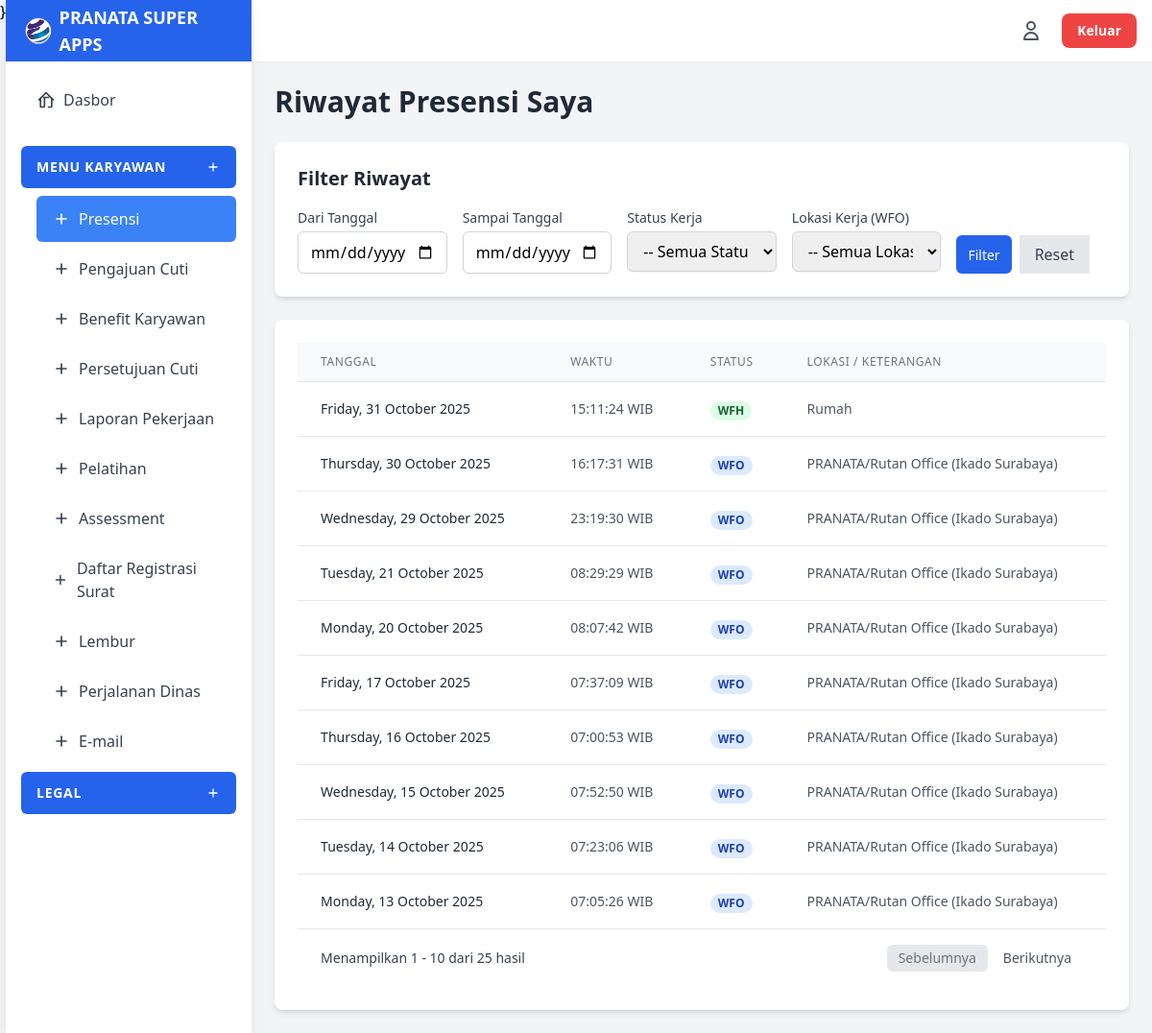
The page /modules/presensi/index.php (signed in) on the database its author committed.
### tables this page shows
CREATE TABLE `presensi` (
  `id` int(11) NOT NULL,
  `user_id` int(11) NOT NULL,
  `tanggal_presensi` date NOT NULL COMMENT 'Tanggal melakukan presensi',
  `waktu_presensi` datetime NOT NULL DEFAULT current_timestamp() COMMENT 'Waktu tombol presensi ditekan',
  `status_kerja` enum('WFO','Sakit','WFH','Dinas') NOT NULL COMMENT 'Keterangan Kerja Pilihan User',
  `lokasi_kerja` varchar(255) DEFAULT NULL COMMENT 'Lokasi WFO Pilihan User',
  `lokasi_wfh` text DEFAULT NULL COMMENT 'Lokasi WFH yang diinput User',
  `file_surat_sakit_path` varchar(255) DEFAULT NULL COMMENT 'Path relatif ke file surat sakit'
);

### modules/presensi/index.php (the view, shortened to what this page needs)
<?php
require '../../includes/header.php';
$errors = [];
$riwayat_presensi = [];
$limit = 10;
$page = isset($_GET['halaman']) ? (int)$_GET['halaman'] : 1;
$offset = ($page - 1) * $limit;
$filter_start_date = $_GET['tanggal_mulai'] ?? '';
$filter_end_date = $_GET['tanggal_selesai'] ?? '';
$filter_status = $_GET['status_kerja'] ?? '';
$filter_lokasi = $_GET['lokasi_kerja'] ?? '';
$filter_query_string = http_build_query([
    'tanggal_mulai' => $filter_start_date,
    'tanggal_selesai' => $filter_end_date,
    'status_kerja' => $filter_status,
    'lokasi_kerja' => $filter_lokasi
]);
$sql_where = "WHERE user_id = ?";
$params = [$user_id];
$types = "i";
$stmt_total = $conn->prepare("SELECT COUNT(*) FROM presensi $sql_where");
$stmt_total->bind_param($types, ...$params);
$stmt_total->execute();
$total_results = $stmt_total->get_result()->fetch_row()[0];
$total_pages = ceil($total_results / $limit);
$sql_data = "SELECT * FROM presensi $sql_where ORDER BY tanggal_presensi DESC LIMIT ? OFFSET ?";
$params_data = $params;
$params_data[] = $limit;
$params_data[] = $offset;
$types_data = $types . "ii";
$stmt = $conn->prepare($sql_data);
if ($stmt === false) {
    $errors[] = "Error preparing statement: " . $conn->error;
} else {
    $stmt->bind_param($types_data, ...$params_data);
    $stmt->execute();
    $result = $stmt->get_result();
    if ($result->num_rows > 0) {
        while ($row = $result->fetch_assoc()) {
            $riwayat_presensi[] = $row;
        }
    }
}
if (!function_exists('showData')) {
    function showData($data) {
        return !empty($data) ? htmlspecialchars($data) : '-';
    }
}
if (!function_exists('formatIndonesianDate')) {
    function formatIndonesianDate($dateStr) {
        $currentLocale = setlocale(LC_TIME, 0);
        $formattedDate = strftime('%A, %d %B %Y', strtotime($dateStr));
        return $formattedDate;
    }
}
?>
<?php require '../../includes/sidebar.php'; ?>
<main class="flex-1 overflow-x-hidden overflow-y-auto bg-gray-100 p-6">
    <h1 class="text-3xl font-bold text-gray-800 mb-6">Riwayat Presensi Saya</h1>
    <div class="card mb-6">
        <form action="index.php" method="GET" class="card-content">
            <h3 class="text-xl font-semibold text-gray-800 mb-4">Filter Riwayat</h3>
            <div class="grid grid-cols-1 md:grid-cols-3 lg:grid-cols-5 gap-4">
                <div>
                    <label for="tanggal_mulai" class="form-label">Dari Tanggal</label>
                    <input type="date" id="tanggal_mulai" name="tanggal_mulai"
                           class="form-input"
                           value="<?php echo htmlspecialchars($filter_start_date); ?>">
                </div>
                <div>
                    <label for="tanggal_selesai" class="form-label">Sampai Tanggal</label>
                    <input type="date" id="tanggal_selesai" name="tanggal_selesai"
                           class="form-input"
                           value="<?php echo htmlspecialchars($filter_end_date); ?>">
                </div>
                <div>
                    <label for="status_kerja" class="form-label">Status Kerja</label>
                    <select id="status_kerja" name="status_kerja" class="form-input">
                        <option value="">-- Semua Status --</option>
                    </select>
                </div>
                <div>
                    <label for="lokasi_kerja" class="form-label">Lokasi Kerja (WFO)</label>
                    <select id="lokasi_kerja" name="lokasi_kerja" class="form-input">
                        <option value="">-- Semua Lokasi WFO --</option>
                    </select>
                </div>
                <div class="flex items-end space-x-2">
                    <button type="submit" class="btn-primary-sm bg-blue-600 hover:bg-blue-700 h-10">
                        Filter
                    </button>
                    <a href="index.php" class="btn-secondary px-4 py-2 h-10 flex items-center no-underline">
                        Reset
                    </a>
                </div>
            </div>
        </form>
    </div>
    <div class="card">
        <div class="card-content">
            <div class="overflow-x-auto">
                <table class="min-w-full divide-y divide-gray-200">
                    <thead class="bg-gray-50">
                        <tr>
                            <th scope="col" class="px-6 py-3 text-left text-xs font-medium text-gray-500 uppercase tracking-wider">Tanggal</th>
                            <th scope="col" class="px-6 py-3 text-left text-xs font-medium text-gray-500 uppercase tracking-wider">Waktu</th>
                            <th scope="col" class="px-6 py-3 text-left text-xs font-medium text-gray-500 uppercase tracking-wider">Status</th>
                            <th scope="col" class="px-6 py-3 text-left text-xs font-medium text-gray-500 uppercase tracking-wider">Lokasi / Keterangan</th>
                        </tr>
                    </thead>
                    <tbody class="bg-white divide-y divide-gray-200">
                        <?php if (empty($riwayat_presensi)): ?>
                            <tr>
                                <td colspan="4" class="px-6 py-4 text-center text-gray-500">
                                <?php if (empty($filter_start_date) && empty($filter_end_date) && empty($filter_status) && empty($filter_lokasi)): ?>
                                    Belum ada riwayat presensi.
                                <?php else: ?>
                                    Tidak ada riwayat presensi yang cocok dengan filter Anda.
                                <?php endif; ?>
                                </td>
                            </tr>
                        <?php else: ?>
                            <?php foreach ($riwayat_presensi as $presensi): ?>
                                <tr>
                                    <td class="px-6 py-4 whitespace-nowrap text-sm text-gray-800"><?php echo formatIndonesianDate($presensi['tanggal_presensi']); ?></td>
                                    <td class="px-6 py-4 whitespace-nowrap text-sm text-gray-600"><?php echo date('H:i:s', strtotime($presensi['waktu_presensi'])); ?> WIB</td>
                                    <td class="px-6 py-4 whitespace-nowrap">
                                        <?php
                                        $status = htmlspecialchars($presensi['status_kerja']);
                                        $color = 'bg-gray-100 text-gray-800';
                                        if ($status == 'WFO') $color = 'bg-blue-100 text-blue-800';
                                        if ($status == 'WFH') $color = 'bg-green-100 text-green-800';
                                        ?>
                                        <span class="px-2 inline-flex text-xs leading-5 font-semibold rounded-full <?php echo $color; ?>">
                                            <?php echo $status; ?>
                                        </span>
                                    </td>
                                    <td class="px-6 py-4 text-sm text-gray-600">
                                        <?php
                                        if ($presensi['status_kerja'] == 'WFO') echo showData($presensi['lokasi_kerja']);
                                        elseif ($presensi['status_kerja'] == 'WFH') echo showData($presensi['lokasi_wfh']);
                                        else echo '-';
                                        ?>
                                    </td>
                                </tr>
                            <?php endforeach; ?>
                        <?php endif; ?>
                    </tbody>
                </table>
            </div>
            <?php if ($total_pages > 1): ?>
                <div class="px-6 py-4 border-t border-gray-200">
                    <nav class="flex justify-between items-center">
                        <div>
                            <p class="text-sm text-gray-700">
                                Menampilkan
                                <span class="font-medium"><?php echo $offset + 1; ?></span>
                                -
                                <span class="font-medium"><?php echo min($offset + $limit, $total_results); ?></span>
                                dari
                                <span class="font-medium"><?php echo $total_results; ?></span>
                                hasil
                            </p>
                        </div>
                        <div class="flex space-x-1">
                            <a href="?halaman=<?php echo max(1, $page - 1); ?>&<?php echo $filter_query_string; ?>" class="px-3 py-1 rounded-md text-sm font-medium <?php echo ($page <= 1) ? 'bg-gray-200 text-gray-500 cursor-not-allowed' : 'bg-white text-gray-600 hover:bg-gray-50'; ?> no-underline">
                                Sebelumnya
                            </a>
                            <a href="?halaman=<?php echo min($total_pages, $page + 1); ?>&<?php echo $filter_query_string; ?>" class="px-3 py-1 rounded-md text-sm font-medium <?php echo ($page >= $total_pages) ? 'bg-gray-200 text-gray-500 cursor-not-allowed' : 'bg-white text-gray-600 hover:bg-gray-50'; ?> no-underline">
                                Berikutnya
                            </a>
                        </div>
                    </nav>
                </div>
            <?php endif; ?>
        </div>
    </div>
</main>
<?php require '../../includes/footer.php'; ?>

### includes/header.php (style rules this page uses)
.form-input { display: block; width: 100%; padding: 0.5rem 0.75rem; border: 1px solid #d1d5db; border-radius: 0.375rem; box-shadow: 0 1px 2px 0 rgba(0, 0, 0, 0.05); transition: border-color 0.2s ease-in-out, box-shadow 0.2s ease-in-out; }
.form-label { display: block; margin-bottom: 0.25rem; font-size: 0.875rem; font-weight: 500; color: #374151; }
.card { background-color: white; border-radius: 0.5rem; box-shadow: 0 4px 6px -1px rgba(0, 0, 0, 0.1), 0 2px 4px -1px rgba(0, 0, 0, 0.06); overflow: hidden; }
.card-content { padding: 1.5rem; }
.btn-primary-sm { padding: 0.25rem 0.75rem; font-size: 0.875rem; font-weight: 500; color: white; background-color: #3b82f6; border-radius: 0.375rem; transition: background-color 0.2s; text-decoration: none; }
.btn-secondary { background-color: #e5e7eb; color: #374151; }
.no-underline { text-decoration: none; }

### rows shown on the page
presensi: tanggal_presensi "Friday, 31 October 2025", waktu_presensi "15:11:24", status_kerja "WFH", lokasi_wfh "Rumah"
presensi: tanggal_presensi "Thursday, 30 October 2025", waktu_presensi "16:17:31", status_kerja "WFO", lokasi_kerja "PRANATA/Rutan Office (Ikado Surabaya)"
presensi: tanggal_presensi "Wednesday, 29 October 2025", waktu_presensi "23:19:30", status_kerja "WFO", lokasi_kerja "PRANATA/Rutan Office (Ikado Surabaya)"
presensi: tanggal_presensi "Tuesday, 21 October 2025", waktu_presensi "08:29:29", status_kerja "WFO", lokasi_kerja "PRANATA/Rutan Office (Ikado Surabaya)"
presensi: tanggal_presensi "Monday, 20 October 2025", waktu_presensi "08:07:42", status_kerja "WFO", lokasi_kerja "PRANATA/Rutan Office (Ikado Surabaya)"
presensi: tanggal_presensi "Friday, 17 October 2025", waktu_presensi "07:37:09", status_kerja "WFO", lokasi_kerja "PRANATA/Rutan Office (Ikado Surabaya)"
presensi: tanggal_presensi "Thursday, 16 October 2025", waktu_presensi "07:00:53", status_kerja "WFO", lokasi_kerja "PRANATA/Rutan Office (Ikado Surabaya)"
presensi: tanggal_presensi "Wednesday, 15 October 2025", waktu_presensi "07:52:50", status_kerja "WFO", lokasi_kerja "PRANATA/Rutan Office (Ikado Surabaya)"
presensi: tanggal_presensi "Tuesday, 14 October 2025", waktu_presensi "07:23:06", status_kerja "WFO", lokasi_kerja "PRANATA/Rutan Office (Ikado Surabaya)"
presensi: tanggal_presensi "Monday, 13 October 2025", waktu_presensi "07:05:26", status_kerja "WFO", lokasi_kerja "PRANATA/Rutan Office (Ikado Surabaya)"

### other values the page prints
$title "MENU KARYAWAN LEGAL"
$offset + 1 "1"
min($offset + $limit, $total_results) "10"
$total_results "25"
